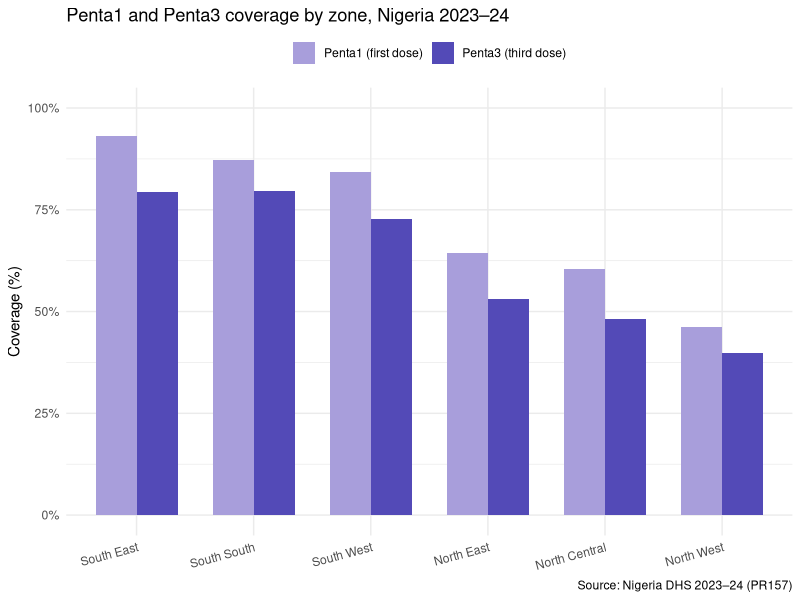
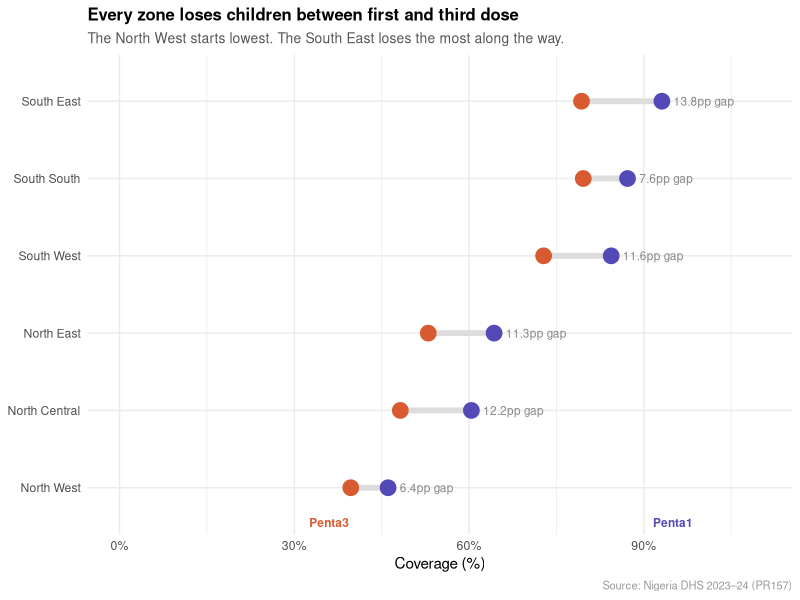
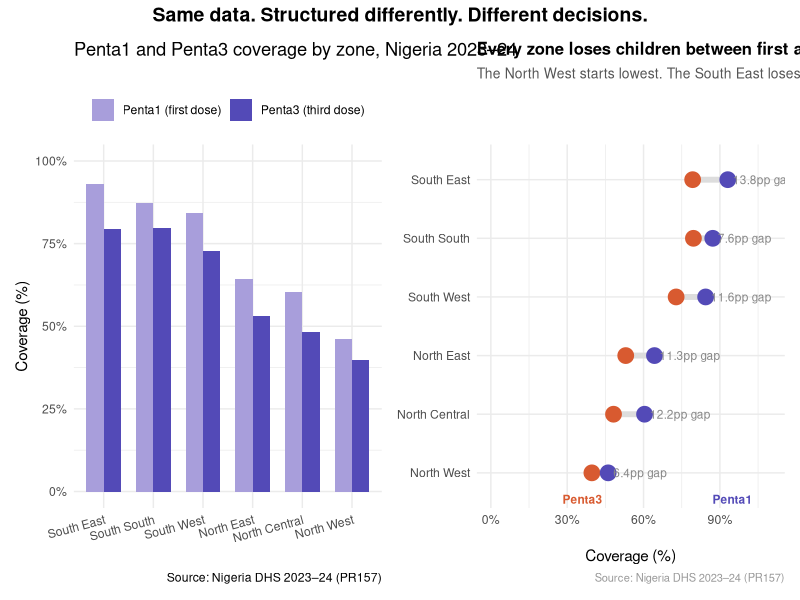

Here is the R script that generated these plots, in order:
## ---- chunk 1
# Load packages
library(ggplot2)
library(ggtext)
library(patchwork)
library(scales)
library(dplyr)
library(tidyr)

# Zonal Penta1 and Penta3 coverage from DHS 2023-24 (PR157)
zone_data <- data.frame(
  zone   = c(
    "North Central", "North East", "North West",
    "South East", "South South", "South West"
  ),
  penta1 = c(60.4, 64.3, 46.1, 93.1, 87.2, 84.4),
  penta3 = c(48.2, 53.0, 39.7, 79.3, 79.6, 72.8)
) %>%
  mutate(
    dropout     = penta1 - penta3,
    dropout_pct = round((dropout / penta1) * 100, 1)
  )
## ---- chunk 2
zone_data
## ---- chunk 3
#| fig-height: 5

# Reshape to long format for grouped bar chart
zone_long <- zone_data %>%
  pivot_longer(
    cols      = c(penta1, penta3),
    names_to  = "dose",
    values_to = "coverage"
  ) %>%
  mutate(
    dose = case_when(
      dose == "penta1" ~ "Penta1 (first dose)",
      dose == "penta3" ~ "Penta3 (third dose)"
    )
  )

# What chart — shows the pattern without interpretation
chart_what <- ggplot(
  zone_long,
  aes(
    x    = reorder(zone, -coverage),
    y    = coverage,
    fill = dose
  )
) +
  geom_col(position = "dodge", width = 0.7) +
  scale_fill_manual(
    values = c(
      "Penta1 (first dose)" = "#A89EDB",
      "Penta3 (third dose)" = "#534AB7"
    )
  ) +
  scale_y_continuous(
    labels = label_percent(scale = 1),
    limits = c(0, 100)
  ) +
  labs(
    title   = "Penta1 and Penta3 coverage by zone, Nigeria 2023–24",
    x       = NULL,
    y       = "Coverage (%)",
    fill    = NULL,
    caption = "Source: Nigeria DHS 2023–24 (PR157)"
  ) +
  theme_minimal(base_size = 11) +
  theme(
    legend.position = "top",
    axis.text.x     = element_text(angle = 15, hjust = 1)
  )

chart_what
## ---- chunk 4
#| fig-height: 5

# So What chart — dumbbell using pure ggplot2
chart_sowhat <- ggplot(zone_data) +
  # The connecting line
  geom_segment(
    aes(
      x     = penta3,
      xend  = penta1,
      y     = reorder(zone, penta1),
      yend  = reorder(zone, penta1)
    ),
    colour    = "#DDDDDD",
    linewidth = 2
  ) +
  # Penta3 dot — where children end up
  geom_point(
    aes(x = penta3, y = reorder(zone, penta1)),
    colour = "#D85A30",
    size   = 5
  ) +
  # Penta1 dot — where children start
  geom_point(
    aes(x = penta1, y = reorder(zone, penta1)),
    colour = "#534AB7",
    size   = 5
  ) +
  # Gap labels
  geom_text(
    aes(
      x     = penta1 + 2,
      y     = reorder(zone, penta1),
      label = paste0(round(dropout, 1), "pp gap")
    ),
    size   = 3,
    colour = "#888888",
    hjust  = 0
  ) +
  scale_x_continuous(
    labels = label_percent(scale = 1),
    limits = c(0, 110)
  ) +
  annotate(
    geom     = "text",
    x        = 36,
    y        = 0.55,
    label    = "Penta3",
    colour   = "#D85A30",
    size     = 3,
    fontface = "bold"
  ) +
  annotate(
    geom     = "text",
    x        = 95,
    y        = 0.55,
    label    = "Penta1",
    colour   = "#534AB7",
    size     = 3,
    fontface = "bold"
  ) +
  labs(
    title    = "**Every zone loses children between first and third dose**",
    subtitle = "The North West starts lowest. The South East loses the most along the way.",
    x        = "Coverage (%)",
    y        = NULL,
    caption  = "Source: Nigeria DHS 2023–24 (PR157)"
  ) +
  theme_minimal(base_size = 11) +
  theme(
    plot.title    = element_markdown(size = 12, lineheight = 1.3),
    plot.subtitle = element_text(size = 10, colour = "#555555"),
    plot.caption  = element_text(size = 8, colour = "#999999")
  )

chart_sowhat
## ---- chunk 5
# Calculate humanised framings for each zone
zone_data %>%
  mutate(
    unvaccinated_per_100 = round(100 - penta3),
    dropout_per_100      = round(dropout),
    humanised = paste0(
      zone, ": ", dropout_per_100,
      " in every 100 children who started vaccination never completed it"
    )
  ) %>%
  select(zone, penta1, penta3, dropout_per_100, humanised)
## ---- chunk 6
#| fig-height: 6
#| fig-width: 12

chart_what + chart_sowhat +
  plot_annotation(
    title = "Same data. Structured differently. Different decisions.",
    theme = theme(
      plot.title = element_text(size = 14, face = "bold", hjust = 0.5)
    )
  ) +
  plot_layout(widths = c(1, 1))
